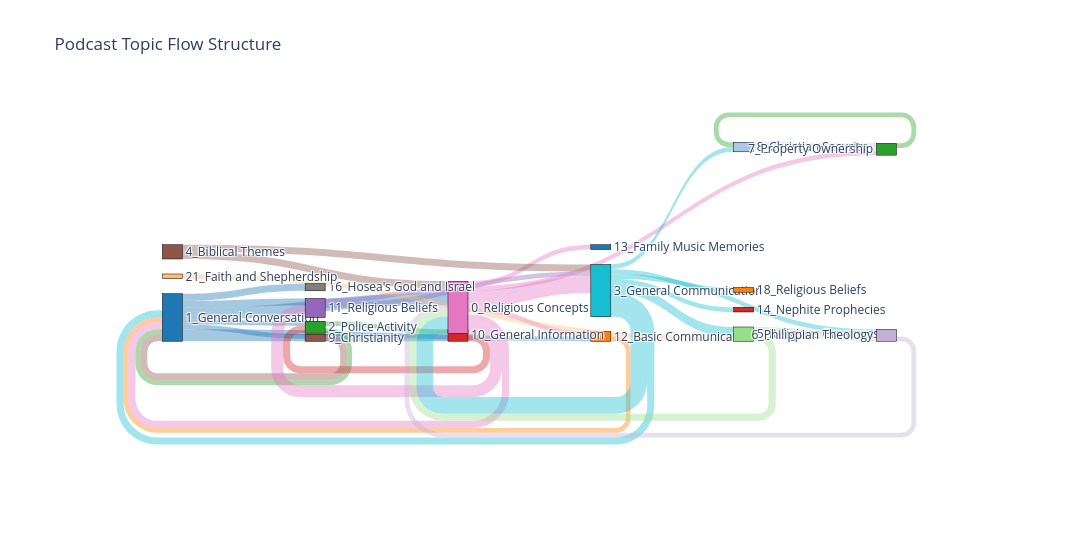

Write notebook code for a chart like this one.
### Markdown cell above
#### Narretive flow without outliers

### Code cell
sankey(G_clean, 1)

### Figure 1 — Plotly figure (JSON) as saved in the notebook; plotly's stock layout.template omitted (floating-point values rounded to 4 significant figures)
{"data": [{"arrangement": "snap", "link": {"color": ["rgba(31, 119, 180, 0.4)", "rgba(31, 119, 180, 0.4)", "rgba(31, 119, 180, 0.4)", "rgba(31, 119, 180, 0.4)", "rgba(31, 119, 180, 0.4)", "rgba(31, 119, 180, 0.4)", "rgba(31, 119, 180, 0.4)", "rgba(255, 127, 14, 0.4)", "rgba(44, 160, 44, 0.4)", "rgba(44, 160, 44, 0.4)", "rgba(214, 39, 40, 0.4)", "rgba(148, 103, 189, 0.4)", "rgba(148, 103, 189, 0.4)", "rgba(140, 86, 75, 0.4)", "rgba(227, 119, 194, 0.4)", "rgba(227, 119, 194, 0.4)", "rgba(227, 119, 194, 0.4)", "rgba(227, 119, 194, 0.4)", "rgba(227, 119, 194, 0.4)", "rgba(227, 119, 194, 0.4)", "rgba(23, 190, 207, 0.4)", "rgba(23, 190, 207, 0.4)", "rgba(23, 190, 207, 0.4)", "rgba(23, 190, 207, 0.4)", "rgba(23, 190, 207, 0.4)", "rgba(23, 190, 207, 0.4)", "rgba(23, 190, 207, 0.4)", "rgba(174, 199, 232, 0.4)", "rgba(255, 187, 120, 0.4)", "rgba(152, 223, 138, 0.4)", "rgba(152, 223, 138, 0.4)", "rgba(197, 176, 213, 0.4)", "rgba(44, 160, 44, 0.4)", "rgba(140, 86, 75, 0.4)", "rgba(140, 86, 75, 0.4)"], "source": [0, 0, 0, 0, 0, 0, 0, 1, 2, 2, 3, 4, 4, 5, 6, 6, 6, 6, 6, 6, 9, 9, 9, 9, 9, 9, 9, 10, 11, 12, 12, 14, 17, 20, 20], "target": [1, 2, 3, 4, 7, 5, 6, 0, 3, 0, 2, 6, 9, 0, 0, 1, 15, 4, 9, 17, 10, 0, 14, 16, 6, 12, 18, 17, 12, 14, 6, 6, 10, 9, 6], "value": [2, 2, 3, 3, 3, 2, 5, 2, 2, 2, 3, 2, 2, 3, 3, 2, 2, 5, 7, 2, 2, 3, 2, 2, 7, 4, 2, 3, 2, 3, 3, 2, 2, 3, 3]}, "node": {"align": "left", "color": ["#1f77b4", "#ff7f0e", "#2ca02c", "#d62728", "#9467bd", "#8c564b", "#e377c2", "#7f7f7f", "#bcbd22", "#17becf", "#aec7e8", "#ffbb78", "#98df8a", "#ff9896", "#c5b0d5", "#1f77b4", "#ff7f0e", "#2ca02c", "#d62728", "#9467bd", "#8c564b", "#e377c2"], "label": ["1_General Conversation", "12_Basic Communication", "2_Police Activity", "10_General Information", "11_Religious Beliefs", "9_Christianity", "0_Religious Concepts", "16_Hosea's God and Israel", "15_Religious Devotion", "3_General Communication", "8_Christian Security", "21_Faith and Shepherdship", "5_Religious Greatness", "20_Personal Reflection and Theology", "6_Philippian Theology", "13_Family Music Memories", "18_Religious Beliefs", "7_Property Ownership", "14_Nephite Prophecies", "19_Early Christian Women", "4_Biblical Themes", "17_Personal Growth & Wisdom"], "line": {"color": "black", "width": 0.5}, "pad": 15, "thickness": 20}, "type": "sankey", "valueformat": ".0f", "valuesuffix": "TWh"}], "layout": {"font": {"size": 12}, "height": 550, "title": {"text": "Podcast Topic Flow Structure"}, "width": 1400}}
